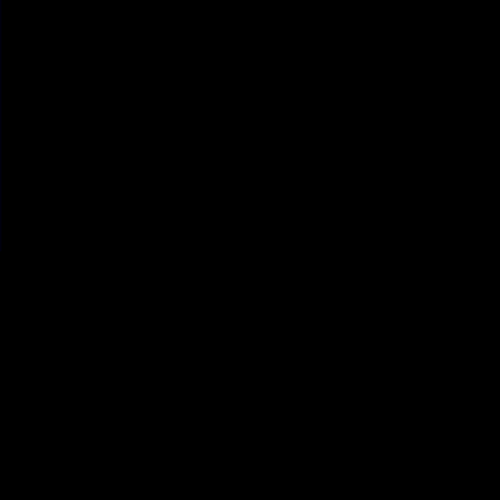
Frame 1 (no input)
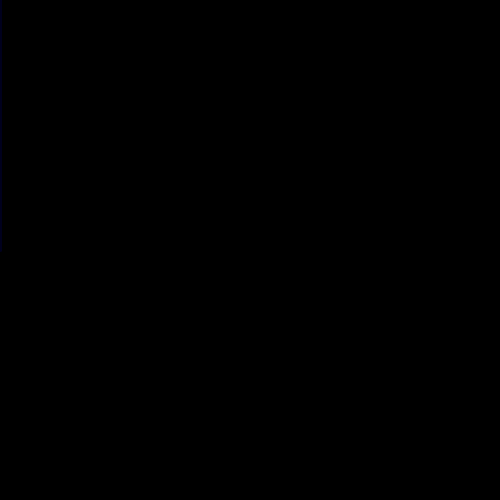
Frame 60 (the mouse pressed at the canvas centre just before this capture)
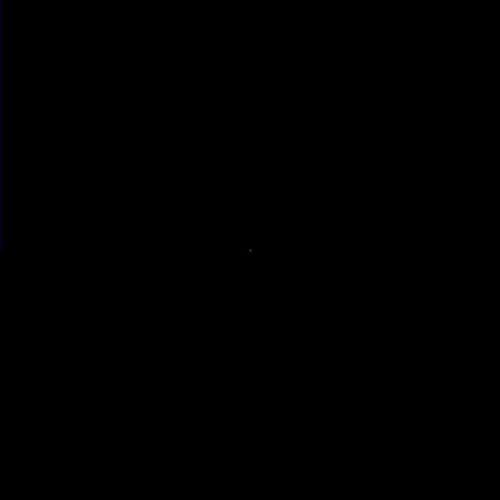
Frame 120 (the mouse held since frame 60 and released just before this capture)

The Processing sketch that drew these frames (run headless with seeded random() and noise(); from frame 60 on, the mouse is pressed at the canvas centre):

// Processing sketch: processing_85082
// ── processing_85082.pde

void setup() {
  size(500,500);
  background(0,0,0);
  smooth  ();
}
 
void draw() {
  stroke(mouseX/5,mouseY/8,30,120);
  strokeWeight (2);
  line (mouseX,mouseY,mouseY,height/2);
}
 

void mousePressed() {
  background (mouseX/5,mouseY/5,50,50);
}
 
void mouseReleased() {
  background (255);
}
